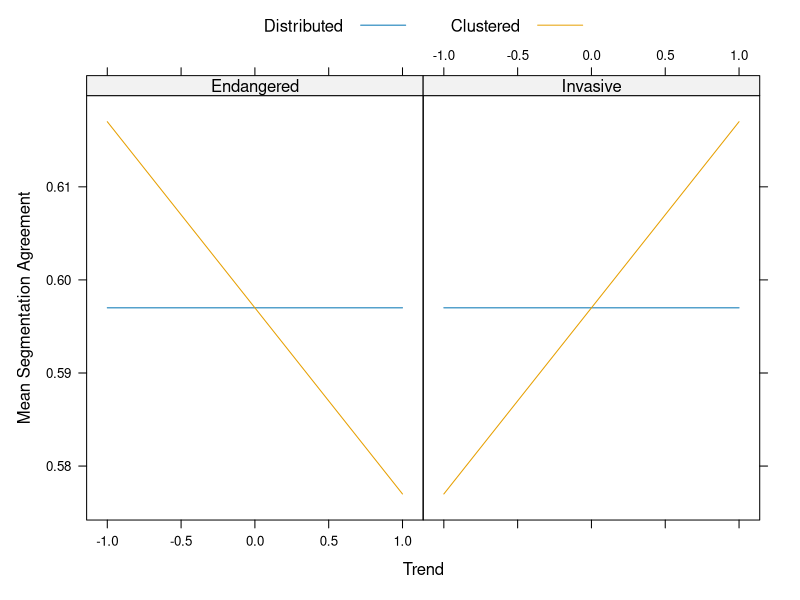
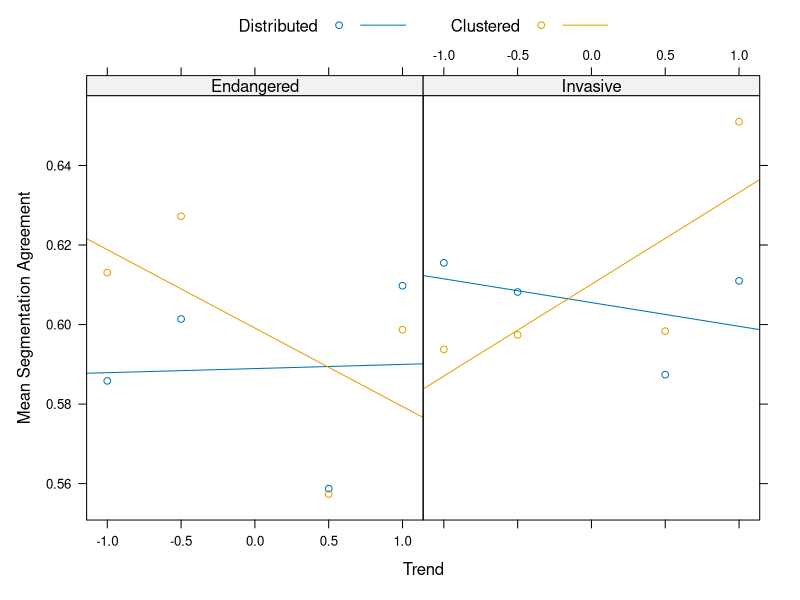

R code for these plots, in order:
## ---- chunk 1
set.seed(1331)

library(dplyr)
library(lme4)
## ---- chunk 2
design <- expand.grid(
  trend       = c(-1, -0.5, 0.5, 1),
  framing     = c(-1, 1),  # 1 = Invasive, -1 = Endangered
  spatialdist = c(0, 1)    # 0 = Distributed, 1 = Clustered,
)

# Intercept
f_intercept <- 0.597

# Main effects
f_trend        <- 0.0
f_spatialdist <- 0.0
f_framing      <- 0.0

# Interactions
f_trend_spatialdist         <- 0.0
f_trend_framing             <- 0.0
f_framing_spatials_dist     <- 0.0
f_trend_spatialdist_framing <- 0.02

design$seg_agree <-
  f_intercept +
  f_trend * design$trend +
  f_spatialdist * design$spatialdist +
  f_framing * design$framing +
  f_trend_spatialdist * design$trend*design$spatialdist +
  f_trend_framing * design$trend * design$framing +
  f_trend_spatialdist_framing * design$trend * design$spatialdist * design$framing

design$framing <- factor(design$framing,
                         levels = c(-1, 1),
                         labels = c("Endangered", "Invasive"))

design$spatialdist <- factor(design$spatialdist,
                             levels = c(0, 1),
                             labels = c("Distributed", "Clustered"))

# Hypothesis plot
lattice::xyplot(seg_agree ~ trend | framing,
                design,
                groups = spatialdist,
                type = "l",
                xlab = "Trend",
                ylab = "Mean Segmentation Agreement",
                auto.key = list(space = "top", column = 2))
## ---- chunk 3
# Random effect subjects
subject_sd             <- 0.1
subject_trend_sd       <- 0.03
subject_framing_sd     <- 0.01
subject_spatialdist_sd <- 0.01
residual_sd            <- 0.2

n <- 175

dat <- expand.grid(
  subj_id     = c(paste("subj", stringr::str_pad(1:n, 2, "left",0), sep = "_")),
  trend       = c(-1, -0.5, 0.5, 1  ),
  framing     = c(-1, 1),  # 1 = Invasive, -1 = Endangered
  spatialdist = c(0, 1)    # 0 = Distributed, 1 = Clustered,
)
 
subject_intercepts <- data.frame(
  subj_id     = c(paste("subj", stringr::str_pad(1:n, 2, "left",0), sep = "_")),
  subj_interc = rnorm(n, mean = 0, sd = subject_sd)
)
subject_slope_trend <- data.frame(
  subj_id     = c(paste("subj", stringr::str_pad(1:n, 2, "left",0), sep = "_")),
  subj_interc = rnorm(n, mean = 0, sd = subject_trend_sd)
)
subject_slope_framing <- data.frame(
  subj_id     = c(paste("subj", stringr::str_pad(1:n, 2, "left",0), sep = "_")),
  subj_interc = rnorm(n, mean = 0, sd = subject_framing_sd)
)
subject_slope_spatialdist <- data.frame(
  subj_id     = c(paste("subj", stringr::str_pad(1:n, 2, "left",0), sep = "_")),
  subj_interc = rnorm(n, mean = 0, sd = subject_spatialdist_sd)
)

dat <- dat |>
  group_by(subj_id) |>
  mutate("resp" := f_intercept +
                   # main effects
                   f_trend*trend +
                   f_spatialdist * spatialdist +
                   f_framing*framing +
                   # interactions
                   f_trend_spatialdist * trend * spatialdist +
                   f_trend_framing * trend * framing +
                   f_framing_spatials_dist * framing * spatialdist +
                   f_trend_spatialdist_framing * trend * spatialdist * framing +

                   # random effects
                   subject_intercepts[cur_group_id(), "subj_interc"] +
                   subject_slope_trend[cur_group_id(), "subj_interc"] * trend +
                   subject_slope_framing[cur_group_id(), "subj_interc"] * framing +
                   subject_slope_spatialdist[cur_group_id(), "subj_interc"] * spatialdist +
                   rnorm(n(), mean = 0, sd = residual_sd)) |>
  ungroup()
## ---- chunk 4
str(dat)
summary(dat)

# Aggregate data for plot
datm <- dat |>
  group_by(framing,  trend, spatialdist) |>
  summarize(mean_agreement = mean(resp))

datm$framing <- factor(datm$framing,
                       levels = c(-1, 1),
                       labels = c("Endangered", "Invasive"))

datm$spatialdist <- factor(datm$spatialdist,
                           levels = c(0, 1),
                           labels = c("Distributed", "Clustered"))

lattice::xyplot(mean_agreement ~ trend | framing,
                datm,
                groups = spatialdist,
                type = c("p", "r"),
                xlab = "Trend",
                ylab = "Mean Segmentation Agreement",
                auto.key = list(space = "top", column = 2))
## ---- chunk 5
m1 <- lmer(resp ~ framing * trend * spatialdist + (trend + framing + spatialdist | subj_id),
           data = dat)

summary(m1)
